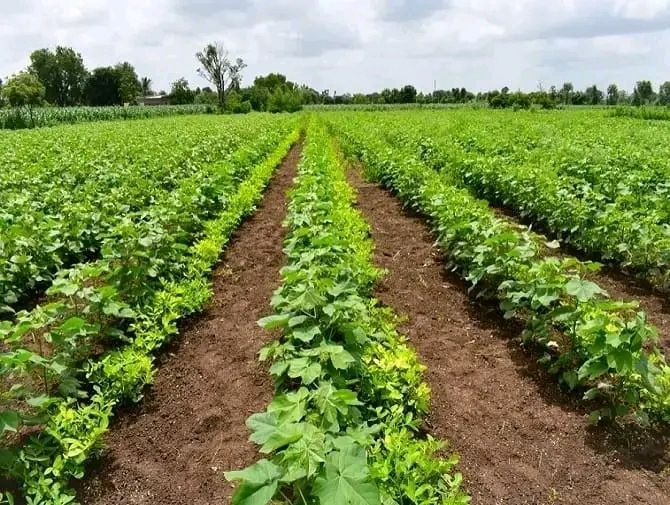
#> input picture Assignment 2/images/crop_field.jpg, 670 x 505 px, found by its file name
$ jupyter execute Hough_Transform.ipynb
#> lines starting #> are read from the running program, lines starting #| are printed output that depends on the picture
#Hough Transform

[cell 1]
import cv2
import numpy as np
import matplotlib.pyplot as plt

from google.colab import files
uploaded = files.upload()
#> the answer given: crop_field.jpg

filename = list(uploaded.keys())[0]
img = cv2.imread(filename, cv2.IMREAD_GRAYSCALE)
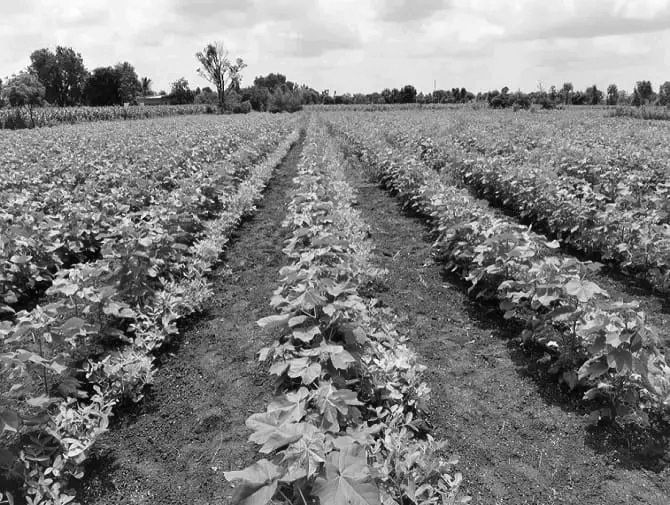
#> img: shape (505, 670); min 0, max 255, mean 128.2

edges = cv2.Canny(img, 100, 200)
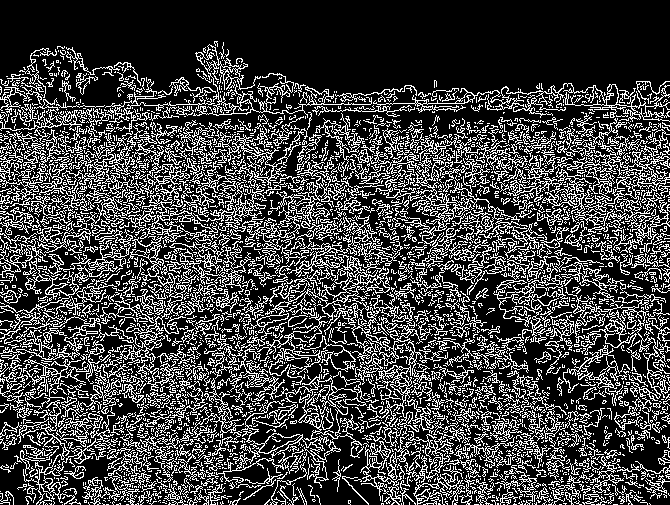
#> edges: shape (505, 670); 25.9% white in thin lines or dots

# Hough Transform
lines = cv2.HoughLines(edges, 1, np.pi/180, 150)

if lines is not None:
    rho, theta = lines[0][0]
#> rho = -13; theta = 2.36
    theta_hough = np.degrees(theta) - 90
#> theta_hough = 45
    print("Hough Transform Angle (degrees):", theta_hough)
#| Hough Transform Angle (degrees): 45.0

    # Convert polar to Cartesian
    a = np.cos(theta)
#> a = -0.707
    b = np.sin(theta)
#> b = 0.707
    x0 = a*rho
#> x0 = 9.19
    y0 = b*rho
#> y0 = -9.19
    x1 = int(x0 + 1000*(-b))
#> x1 = -697
    y1 = int(y0 + 1000*(a))
#> y1 = -716
    x2 = int(x0 - 1000*(-b))
#> x2 = 716
    y2 = int(y0 - 1000*(a))
#> y2 = 697

    # Plot
    plt.figure(figsize=(8,5))
    plt.imshow(img, cmap='gray')
    plt.plot([x1,x2],[y1,y2],'r', linewidth=2)
    plt.title(f"Hough Line (θ ≈ {theta_hough:.2f}°)")
    plt.axis("off")
    plt.show()
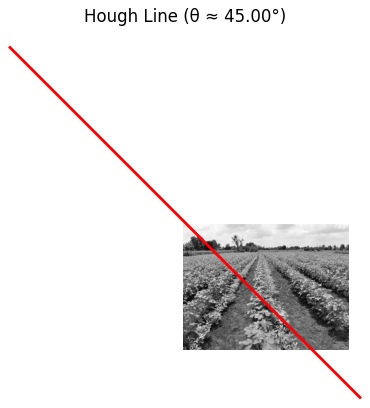
#> figure drawn by matplotlib, 1 panel
else:
    print("No lines detected by Hough Transform. so we have Adjust Canny / Hough parameters")

    plt.figure(figsize=(8,5))
    plt.imshow(edges, cmap='gray')
    plt.title("Edges (No lines detected)")
    plt.axis("off")
    plt.show()
